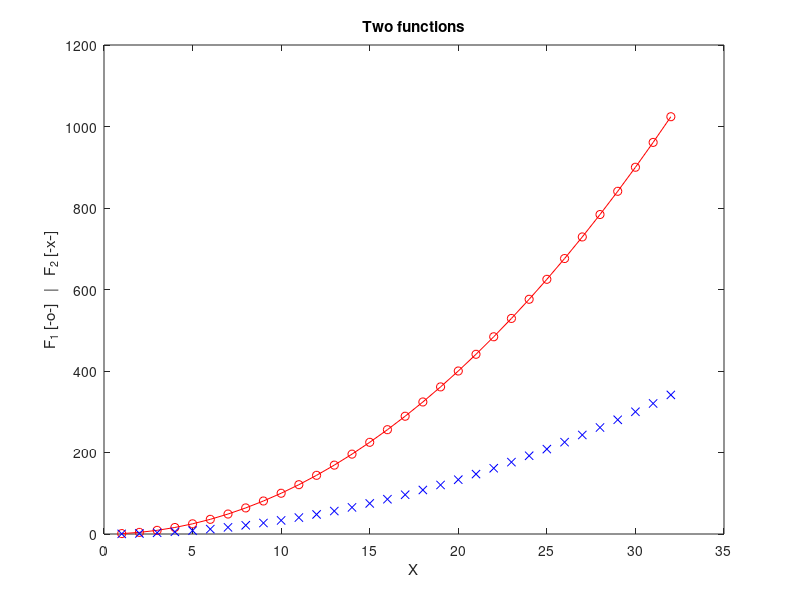

Write MATLAB code to recreate this figure.
%% Gleb Sablin EDIfu25/2 09-11

x = 1:32;
y = x.^2;

plot(x, y, 'o-r', x, y/3, 'xb')
title('Two functions')
xlabel('X')
ylabel('F_1 [-o-]   |   F_2 [-x-]')
